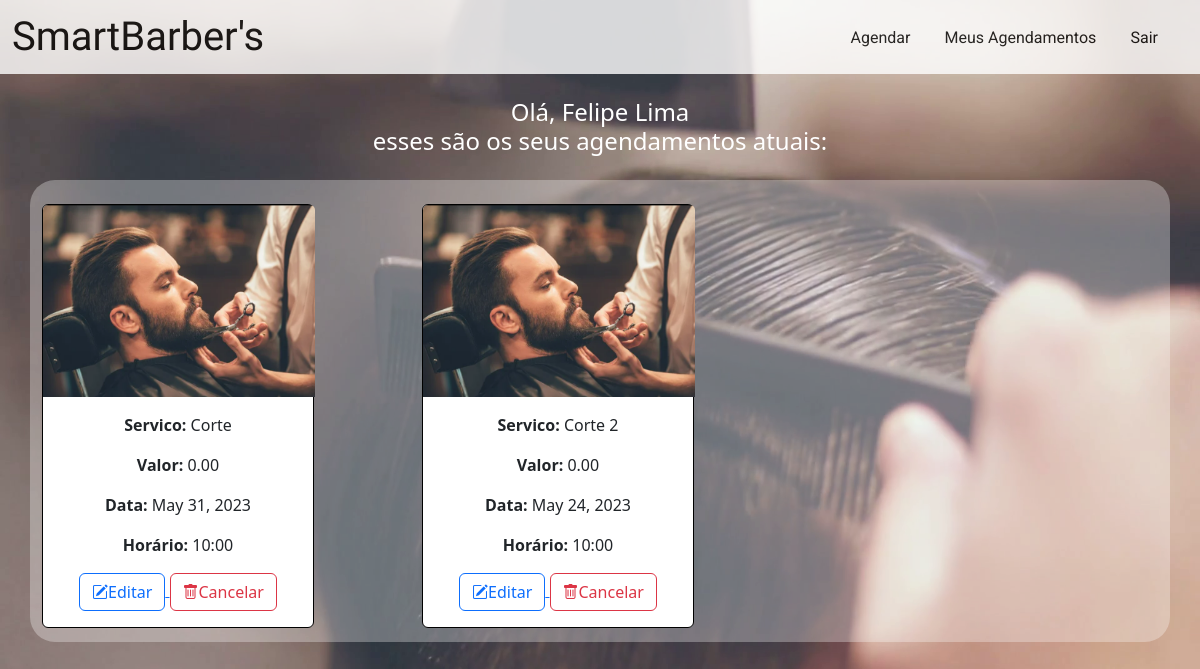
/core/meusAgendamentos/ (signed in), run on an earlier commit of the app's database.
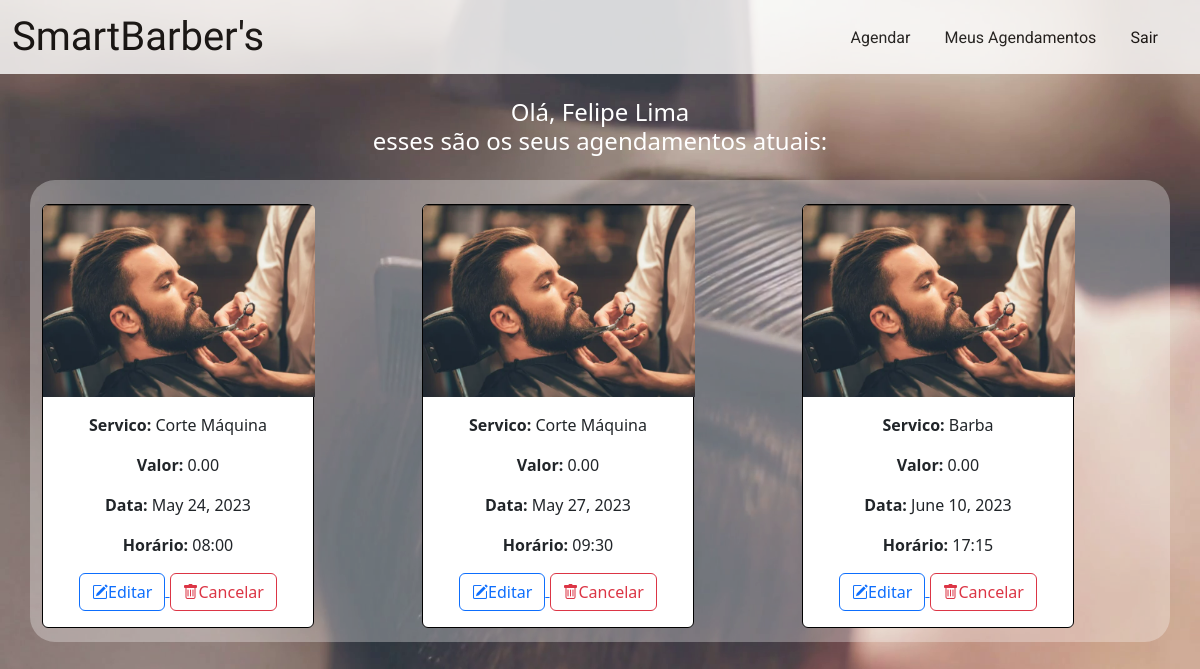
And on a later commit of the database.
### core/models.py (models this page shows, shortened)
class Agendamento(models.Model):
    id = models.AutoField(primary_key=True)
    servico = models.CharField(max_length=100, verbose_name='servico')
    valor = models.DecimalField(max_digits=6, decimal_places=2, default=0)
    user = models.ForeignKey(get_user_model(), on_delete=models.CASCADE)
    data = models.DateField(null=False, blank=False,verbose_name='data')
    horario = models.CharField(max_length=12, verbose_name='horario')

### core/views.py (the view)
# urls.py: path('meusAgendamentos/', views.meusAgendamentos, name="meusAgendamentos"),
@login_required
def meusAgendamentos(request):
    varAgendamentos = Agendamento.objects.filter(user=request.user)
    varServicos = Servicos.objects.all()
    varHorarios = Horarios.objects.all()
    return render(request, "meusAgendamentos.html", {"agendamentos" : varAgendamentos, "servicos" : varServicos, "horarios" : varHorarios })

### core/templates/meusAgendamentos.html
{% extends 'template_base.html' %}
{% block conteudo %}
{% load static %}
<br>
<h4 style="color: #ffffff;">Olá, {{user.first_name}} <br>
    esses são os seus agendamentos atuais:
</h4>
<div class="container" id="meusAgendamentos_box">
    <div class="row row-cols-1 row-cols-md-3 g-4">
        {% for agendamento in agendamentos %}
        <div class="col">
            <div class="card" id="card_agendamento">
                <img src="{% static 'img/barbeiro.png' %}" class="card-img-top" alt="..." id="img_agendamento">
                <div class="card-body">
                    <p class="card-text"><b> Servico:</b> <span> {{agendamento.servico}} </span></p>
                    <p class="card-text"><b> Valor:</b> <span> {{agendamento.valor}} </span></p>
                    <p class="card-text"><b> Data:</b> <span> {{agendamento.data}} </span></p>
                    <p class="card-text"><b> Horário:</b> <span> {{agendamento.horario}} </span></p>
                    <a href="{% url 'editar' agendamento.id %}"><button class="btn btn-outline-primary"><i
                                class="bi bi-pencil-square"></i>Editar</button>
                    </a>
                    <a href="{% url 'delete' agendamento.id %}"><button type="button" class="btn btn-outline-danger"><i
                                class="bi bi-trash"></i>Cancelar</button>
                    </a>
                </div>
            </div>
        </div>
        {% endfor %}
    </div>
</div>
{% endblock %}

### core/templates/template_base.html (shortened to what this page needs)
{% load static %}
<!DOCTYPE html>
<html lang="pt-br">
<head>
  <link rel="stylesheet" href="{% static 'css/style.css' %}">
  <link href="https://cdn.jsdelivr.net/npm/bootstrap@5.3.0-alpha3/dist/css/bootstrap.min.css" rel="stylesheet"
>
<link rel="stylesheet" href="https://cdn.jsdelivr.net/npm/bootstrap-icons@1.3.0/font/bootstrap-icons.css">
</head>
<body>
  <nav class="navbar bg" id="header">
    <div class="container-fluid">
      <span class="navbar-brand mb-0 h1">
        <a href="{% url 'inicio' %}" style="color: black;" id="logomarca">
          SmartBarber's
        </a>
      </span>
      <span class="navbar-text">
        {% if user.is_authenticated %}
        <a class="menus" href="{% url 'agendar' %}">Agendar</a>
        <a class="menus" href="{% url 'meusAgendamentos' %}">Meus Agendamentos</a>
        {% else %}
        <a class="menus" href="{% url 'about' %}">Sobre</a>
        {% endif %}
        {% if user.is_authenticated %}
        <a class="menus" href="/core/accounts/logout">Sair</a>
        {% endif %}
      </span>
    </div>
  </nav>
  {% block conteudo %}
  {% endblock %}
</body>
</html>

### core/static/css/style.css (style rules this page uses)
body { background-image:url("../img/fundo_paginaInicial.png"); background-repeat: no-repeat; background-size: 100% 100%; }
html { height: 100%; text-align: center; }
#header { background-color: white; opacity: 0.8; }
#logomarca { font-family: 'Redressed', cursive; text-decoration: none; font-size: 40px; }
.menus { font-family: 'Roboto', sans-serif; text-decoration: none; margin-right: 30px; }
#meusAgendamentos_box { background-color: #ffffff; text-align: center; width: 100%; height: auto; border-radius: 25px; margin-top: 4%; background-color: rgba(255,255,255, 0.3); }
#card_agendamento { width: 34vh; margin-bottom: 4%; border-color: black; }
#img_agendamento { height: 24vh; width: 34vh; }

What changed in the data, as far as the page shows it:
removed Agendamento: servico "Corte", valor "0.00", data "May 31, 2023", horario "10:00"
removed Agendamento: servico "Corte 2", valor "0.00", data "May 24, 2023", horario "10:00"
added Agendamento: servico "Corte Máquina", valor "0.00", data "May 24, 2023", horario "08:00"
added Agendamento: servico "Corte Máquina", valor "0.00", data "May 27, 2023", horario "09:30"
added Agendamento: servico "Barba", valor "0.00", data "June 10, 2023", horario "17:15"
